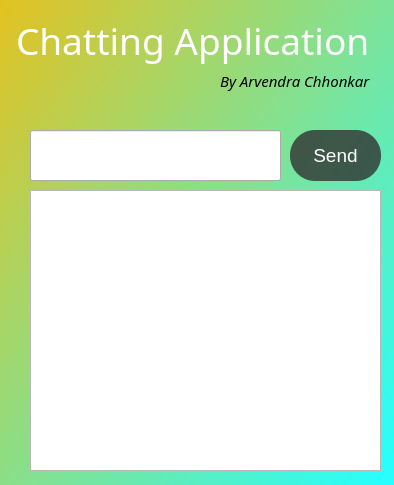
<?xml version="1.0" encoding="UTF-8"?>
<ui version="4.0">
 <class>guigui</class>
 <widget class="QWidget" name="guigui">
  <property name="geometry">
   <rect>
    <x>0</x>
    <y>0</y>
    <width>394</width>
    <height>485</height>
   </rect>
  </property>
  <property name="windowTitle">
   <string>guigui</string>
  </property>
  <widget class="QLabel" name="grad">
   <property name="geometry">
    <rect>
     <x>-30</x>
     <y>-110</y>
     <width>431</width>
     <height>601</height>
    </rect>
   </property>
   <property name="styleSheet">
    <string notr="true">background-color: qlineargradient(spread:pad, x1:0, y1:0, x2:1, y2:0.959909, stop:0 rgba(255, 185, 0, 255), stop:1 rgba(37, 255, 255, 255));</string>
   </property>
   <property name="text">
    <string/>
   </property>
  </widget>
  <widget class="QLineEdit" name="sendtext">
   <property name="geometry">
    <rect>
     <x>30</x>
     <y>130</y>
     <width>251</width>
     <height>51</height>
    </rect>
   </property>
   <property name="font">
    <font>
     <family>Century Gothic</family>
     <pointsize>10</pointsize>
    </font>
   </property>
   <property name="styleSheet">
    <string notr="true"/>
   </property>
  </widget>
  <widget class="QPushButton" name="pushButton">
   <property name="geometry">
    <rect>
     <x>290</x>
     <y>130</y>
     <width>91</width>
     <height>51</height>
    </rect>
   </property>
   <property name="font">
    <font>
     <family>Arial</family>
     <pointsize>14</pointsize>
     <weight>50</weight>
     <italic>false</italic>
     <bold>false</bold>
    </font>
   </property>
   <property name="styleSheet">
    <string notr="true">color: rgb(255, 255, 255);
background-color: rgba(47, 47, 47,200);
border: none;
border-radius:25px;
font: 14pt &quot;Arial&quot;;</string>
   </property>
   <property name="text">
    <string>Send</string>
   </property>
  </widget>
  <widget class="QTextEdit" name="sendandrec">
   <property name="geometry">
    <rect>
     <x>30</x>
     <y>190</y>
     <width>351</width>
     <height>281</height>
    </rect>
   </property>
   <property name="font">
    <font>
     <family>Century Gothic</family>
     <pointsize>10</pointsize>
    </font>
   </property>
  </widget>
  <widget class="QLabel" name="label">
   <property name="geometry">
    <rect>
     <x>16</x>
     <y>10</y>
     <width>371</width>
     <height>61</height>
    </rect>
   </property>
   <property name="font">
    <font>
     <family>Century Gothic</family>
     <pointsize>28</pointsize>
    </font>
   </property>
   <property name="styleSheet">
    <string notr="true">color: rgb(255, 255, 255);</string>
   </property>
   <property name="text">
    <string>Chatting Application</string>
   </property>
  </widget>
  <widget class="QLabel" name="label_2">
   <property name="geometry">
    <rect>
     <x>220</x>
     <y>70</y>
     <width>171</width>
     <height>21</height>
    </rect>
   </property>
   <property name="font">
    <font>
     <family>Century Gothic</family>
     <pointsize>11</pointsize>
     <italic>true</italic>
    </font>
   </property>
   <property name="text">
    <string>By Arvendra Chhonkar</string>
   </property>
  </widget>
 </widget>
 <resources/>
 <connections/>
</ui>
